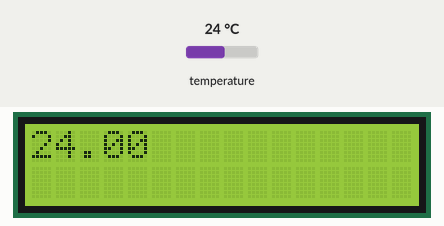
This program was run on a simulated Arduino Mega 2560, built with avr-gcc and run on an emulated ATmega2560. Shown: 16×2 character LCD. The test bench sets the inputs (shaded band); at power-on: temperature 24 °C. What the program prints to the serial monitor is not drawn.

Above: at 1.2 s.
1.3 s: temperature set to 12 °C
At 1.9 s:
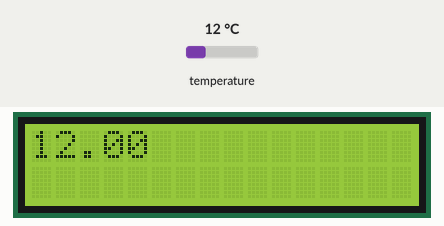
3.1 s: temperature set to 19 °C
At 4.0 s:
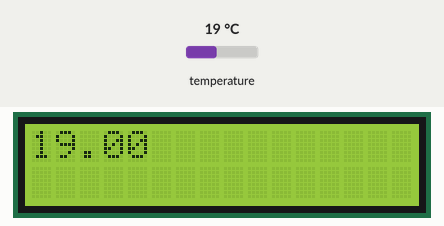
4.6 s: temperature set to 28 °C
At 6.0 s:
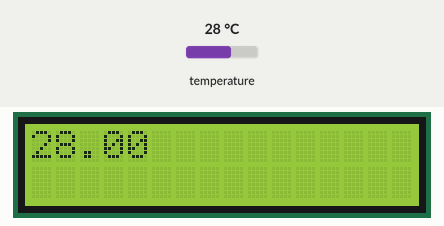
Timing chart, 0 to 7.6 s (numbered marks = the images above; inputs shaded):
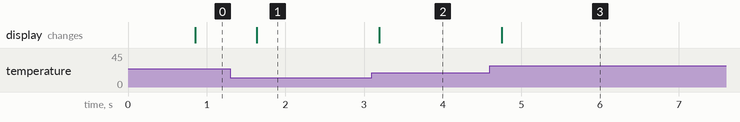

Measured:
- after the input at 1.3 s, the display: changes after 0.33 s (image 1)
- after the input at 3.1 s, the display: changes after 0.09 s (image 2)
- after the input at 4.6 s, the display: changes after 0.15 s (image 3)

The program:

main.cpp
```cpp
#include <Arduino.h>
#include <OneWire.h>
#include <DallasTemperature.h>
#include <LiquidCrystal.h>

LiquidCrystal lcd(37, 40, 41, 38, 20, 21);

const int pinDatosDQ = 49;

// Instancia a las clases OneWire y DallasTemperature
OneWire oneWireObjeto(pinDatosDQ);
DallasTemperature sensorDS18B20(&oneWireObjeto);

void setup()
{
  // Iniciamos la comunicación serie
  Serial.begin(9600);
  // Iniciamos el bus 1-Wire
  sensorDS18B20.begin();
  lcd.begin(16, 2);
  lcd.setCursor(0, 0);

}

void loop()
{
  // Mandamos comandos para toma de temperatura a los sensores
  Serial.println("Mandando comandos a los sensores");
  sensorDS18B20.requestTemperatures();

  // Leemos y mostramos los datos de los sensores DS18B20
  Serial.print("Temperatura sensor 0: ");
  Serial.print(sensorDS18B20.getTempCByIndex(0));
  lcd.setCursor(0, 0);
  lcd.print(sensorDS18B20.getTempCByIndex(0));
  Serial.println(" C");

  //lcd.clear();

  //delay(200);
//  lcd.clear();

}
```
